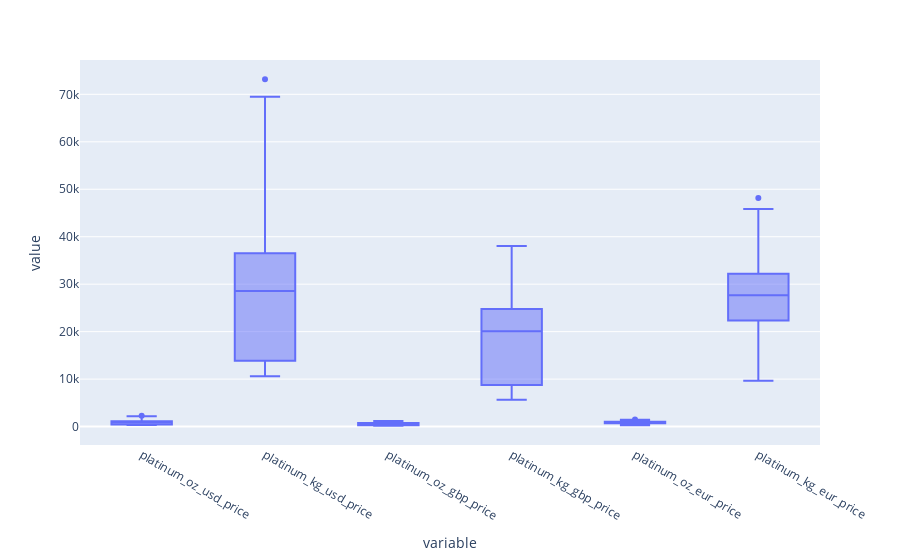

Notebook cell for this chart:
### Code cell
px.boxplot_frame(platinum)

### Figure 1 — Plotly figure (JSON) as saved in the notebook; plotly's stock layout.template omitted (floating-point values rounded to 4 significant figures; data arrays with more than 128 entries replaced by an {"elided": "..."} marker saying what was removed)
{"data": [{"alignmentgroup": "True", "hovertemplate": "variable=%{x}<br>value=%{y}<extra></extra>", "legendgroup": "", "marker": {"color": "#636efa"}, "name": "", "notched": false, "offsetgroup": "", "orientation": "v", "showlegend": false, "type": "box", "x": {"elided": "4320 str values"}, "x0": " ", "xaxis": "x", "y": {"elided": "4320 float values"}, "y0": " ", "yaxis": "y"}], "layout": {"boxmode": "group", "legend": {"tracegroupgap": 0}, "margin": {"t": 60}, "xaxis": {"anchor": "y", "domain": [0, 1], "title": {"text": "variable"}}, "yaxis": {"anchor": "x", "domain": [0, 1], "title": {"text": "value"}}}}
